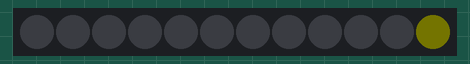
This sketch was run on a simulated Arduino Uno, built with avr-gcc and run on an emulated ATmega328P. Parts: 12 RGB LEDs in strip order, left to right. Dim RGB values are drawn brighter than linear.

Above: at 5.47 s.
At 32.83 s:
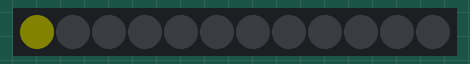

The sketch:

neoPixelRing.ino
```cpp
// from http://www.mathias-wilhelm.de/arduino/beginner/schritt-5-jetzt-wird-es-bunt/


#include "Adafruit_NeoPixel.h"
#define PIN 7
#define NUMBER_OF_PIXELS 12

Adafruit_NeoPixel strip = Adafruit_NeoPixel(NUMBER_OF_PIXELS, PIN, NEO_GRB + NEO_KHZ800);

int wc = 0;

void setup() {
  strip.begin();
  strip.show(); // Initialize all pixels to 'off'
}

void loop() {
  // knight rider LEDs
  int t;
  for (int i = 0; i < strip.numPixels(); i++) {
    strip.setPixelColor(i, Wheel(wc));
    t = i - 1;
    if (t < 0) t = strip.numPixels() - 1;
    strip.setPixelColor(t, strip.Color( 0, 0, 0));
    strip.show();
    delay(50);
  }
  for (int i = strip.numPixels()-1; i >= 0; i--) {
    strip.setPixelColor(i, Wheel(wc));
    t = i + 1;
    if (t >= strip.numPixels()) t = 0;
    strip.setPixelColor(t, strip.Color( 0, 0, 0));
    strip.show();
    delay(50);
  }
  wc++;
  if (wc>255) wc=0;
}

uint32_t Wheel(byte WheelPos) {
  int intensity=WheelPos/4;
  if (WheelPos < 85) {
    return strip.Color(intensity, intensity, 0);
  } else if (WheelPos < 170) {
    WheelPos -= 85;
    return strip.Color(255 - intensity, 0, intensity);
  } else {
    WheelPos -= 170;
    return strip.Color(0, intensity, intensity);
  }
}
```
